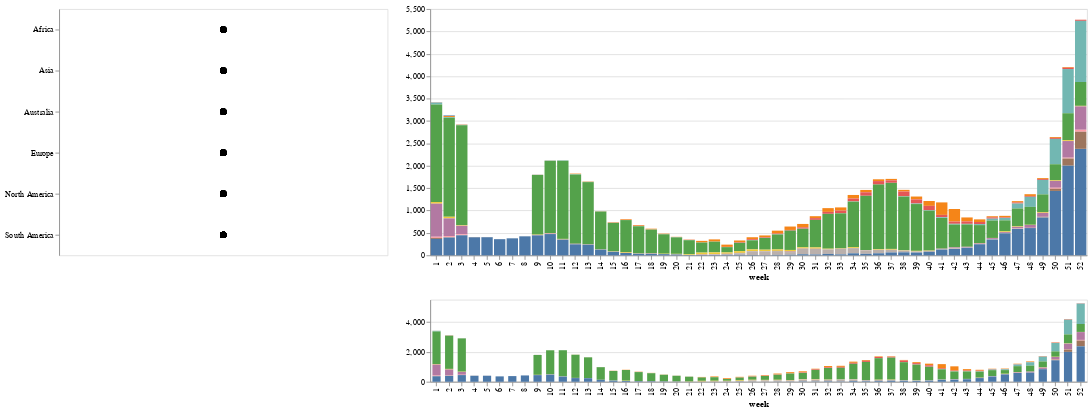

The cell this chart's notebook holds for it:
### Markdown cell above
## Visualization 2
#### Create an Overview+Detail Plot Showing Flu Cases per Country

In this example a checkbox selection is used to control countries of which continents are shown in a stacked bar chart. The stacked bar chart shows flu cases per week and country. The overview+detail visualization is enabled by using the rangeslider property on the x axis of the plot.

### Code cell
click = alt.selection_multi(encodings=['y'])
brush = alt.selection_interval(encodings=['x'])


bar = alt.Chart(normed).mark_bar().encode(
    alt.Color('country:N', legend=None),
    alt.X('week:N'),
    alt.Y('sum(value)', title=None),
    tooltip=['country']
).transform_filter(
    click
).transform_filter(
    brush
).properties(
    width=800,
)

bar_overview = alt.Chart(normed).mark_bar(size=10).encode(
    alt.X('week:N'),
    alt.Y('sum(value)', title=None),
    alt.Color('country:N', legend=None)
).properties(
    height=100,
    width=800,
    selection=brush
)

legend = alt.Chart(normed).mark_circle(size=60).encode(
    alt.Y('continent:N', title=None),
    color=alt.condition(click, alt.value('black'), alt.value('lightgray'))
).properties(
    selection=click
)

legend | (bar & bar_overview)

### Figure 1 — Vega-Lite specification as saved in the notebook (floating-point values rounded to 4 significant figures; data arrays with more than 128 entries replaced by an {"elided": "..."} marker saying what was removed)
{"$schema": "https://vega.github.io/schema/vega-lite/v2.4.3.json", "config": {"view": {"height": 300, "width": 400}}, "hconcat": [{"data": {"values": {"elided": "572 records"}}, "encoding": {"color": {"condition": {"selection": "selector132", "value": "black"}, "value": "lightgray"}, "y": {"field": "continent", "title": null, "type": "nominal"}}, "mark": {"size": 60, "type": "circle"}, "selection": {"selector132": {"empty": "all", "encodings": ["y"], "on": "click", "resolve": "global", "toggle": "event.shiftKey", "type": "multi"}}}, {"vconcat": [{"data": {"values": {"elided": "572 records"}}, "encoding": {"color": {"field": "country", "legend": null, "type": "nominal"}, "tooltip": [{"field": "country", "type": "nominal"}], "x": {"field": "week", "type": "nominal"}, "y": {"aggregate": "sum", "field": "value", "title": null, "type": "quantitative"}}, "mark": "bar", "transform": [{"filter": {"selection": "selector132"}}, {"filter": {"selection": "selector133"}}], "width": 800}, {"data": {"values": {"elided": "572 records"}}, "encoding": {"color": {"field": "country", "legend": null, "type": "nominal"}, "x": {"field": "week", "type": "nominal"}, "y": {"aggregate": "sum", "field": "value", "title": null, "type": "quantitative"}}, "height": 100, "mark": {"size": 10, "type": "bar"}, "selection": {"selector133": {"encodings": ["x"], "mark": {"fill": "#333", "fillOpacity": 0.125, "stroke": "white"}, "on": "[mousedown, window:mouseup] > window:mousemove!", "resolve": "global", "translate": "[mousedown, window:mouseup] > window:mousemove!", "type": "interval", "zoom": "wheel!"}}, "width": 800}]}]}
